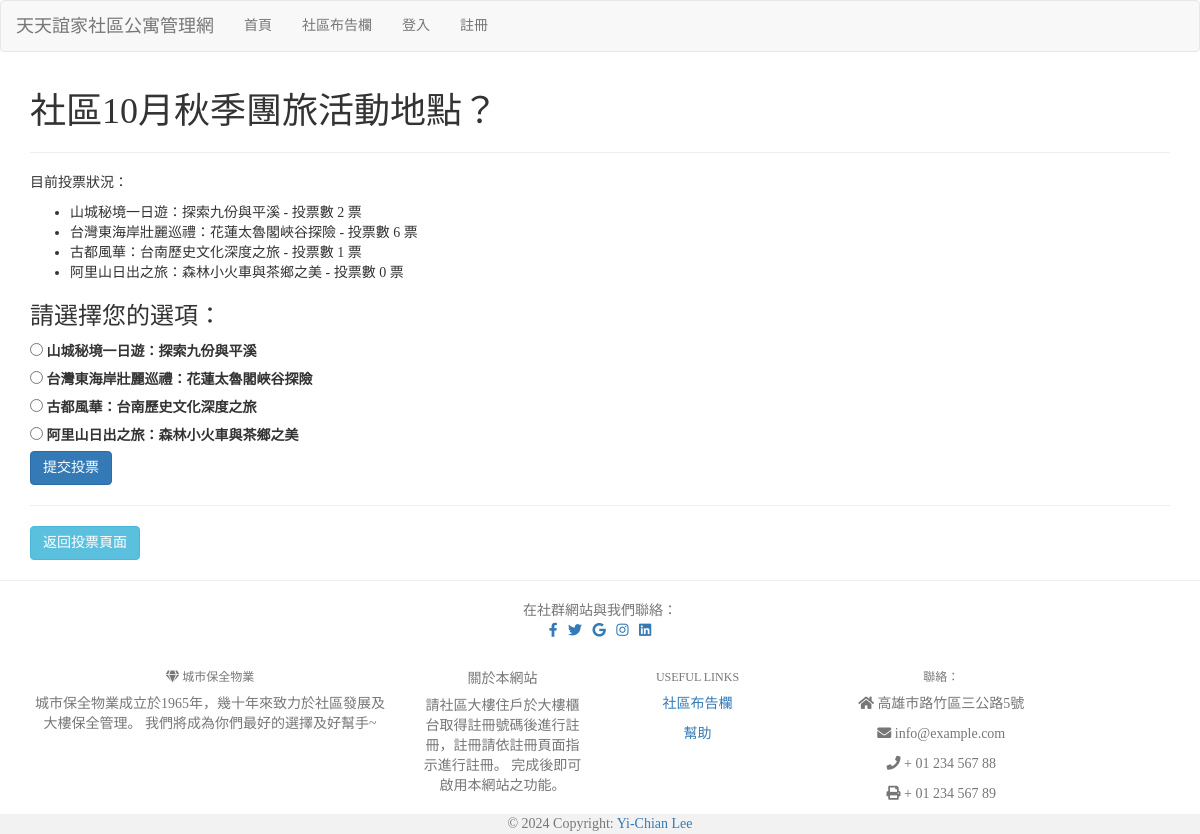
/poll/1/, run on the app's committed database.
### mysite/models.py (models this page shows, shortened)
class Poll(models.Model):
    subject = models.CharField(max_length=200)
    date_created = models.DateField(default=timezone.now)
    end_date = models.DateField(null=True, blank=True)
    enabled = models.BooleanField(default=False)

class Option(models.Model):
    poll_id = models.ForeignKey(Poll, on_delete=models.CASCADE, related_name='options')
    title = models.CharField(max_length=200)
    count = models.IntegerField(default=0)

### mysite/views.py (the view)
# urls.py: path('poll/<int:pk>/', views.PollDetail, name='poll_detail'),
def PollDetail(request, pk):
    if request.user.is_authenticated:
        username = request.user.username
    messages.get_messages(request)
    poll = get_object_or_404(models.Poll, pk=pk)
    options = poll.options.all()
    if not poll.enabled:
        top_option = options.order_by('-count').first()
    else:
        top_option = None
    return render(request, 'polldetails.html', locals())

### mysite/templates/polldetails.html (shortened to what this page needs)
{% extends "base.html" %}
{% block content %}
<div class="container">
    <h1>{{ poll.subject }}</h1>
    <hr>
    {% if poll.enabled %}
    <p>目前投票狀況：</p>
    {% else %}
    <p>投票結果：</p>
    {% endif %}
    <ul>
        {% for option in options %}
        <li>{{ option.title }} - 投票數 {{ option.count }} 票</li>
        {% endfor %}
    </ul>
    {% if not poll.enabled %}
    <h3>投票結果：</h3>
    <h4 style="color: red">得票數最高的選項是：{{ top_option.title }} ({{ top_option.count }} 票)</h4>
    {% else %}
    <h3>請選擇您的選項：</h3>
        <form method="post" action="{% url 'vote' poll.id %}">
            {% for option in options %}
                <div class="form-check">
                    <input class="form-check-input" type="radio" name="option" id="option{{ option.id }}" value="{{ option.id }}">
                    <label class="form-check-label" for="option{{ option.id }}">
                        {{ option.title }}
                    </label>
                </div>
            {% endfor %}
            <button type="submit" class="btn btn-primary">提交投票</button>
        </form>
    {% endif %}
    <hr>
    <a class="btn btn-info" href="/poll" role="button">返回投票頁面</a>
</div>
{% endblock %}

### mysite/templates/base.html (style rules this page uses)
h1, h2, h3, h4, h5, p, div { font-family: 微軟正黑體; }

### data on the page
Poll: subject "社區10月秋季團旅活動地點？"
Option: title "山城秘境一日遊：探索九份與平溪", count "2"
Option: title "台灣東海岸壯麗巡禮：花蓮太魯閣峽谷探險", count "6"
Option: title "古都風華：台南歷史文化深度之旅", count "1"
Option: title "阿里山日出之旅：森林小火車與茶鄉之美", count "0"
